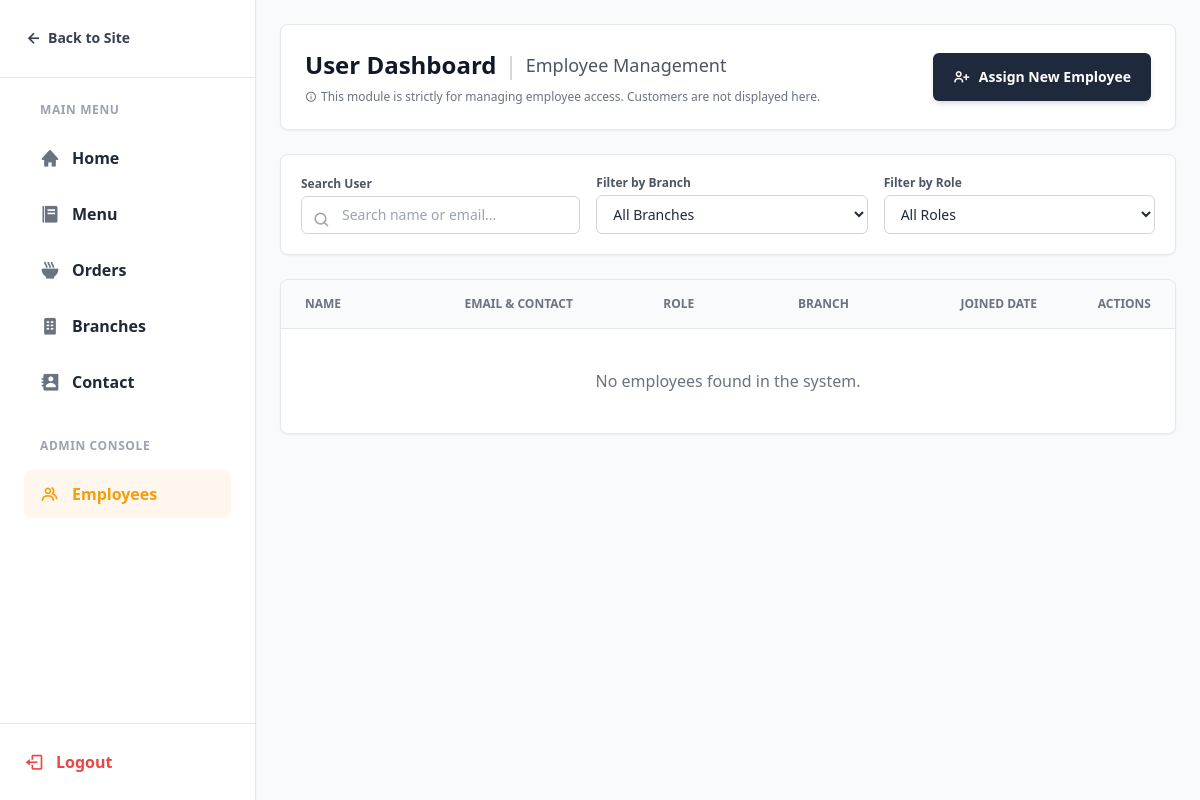
Page /dashboard/users.php (signed in) on the earlier database version.
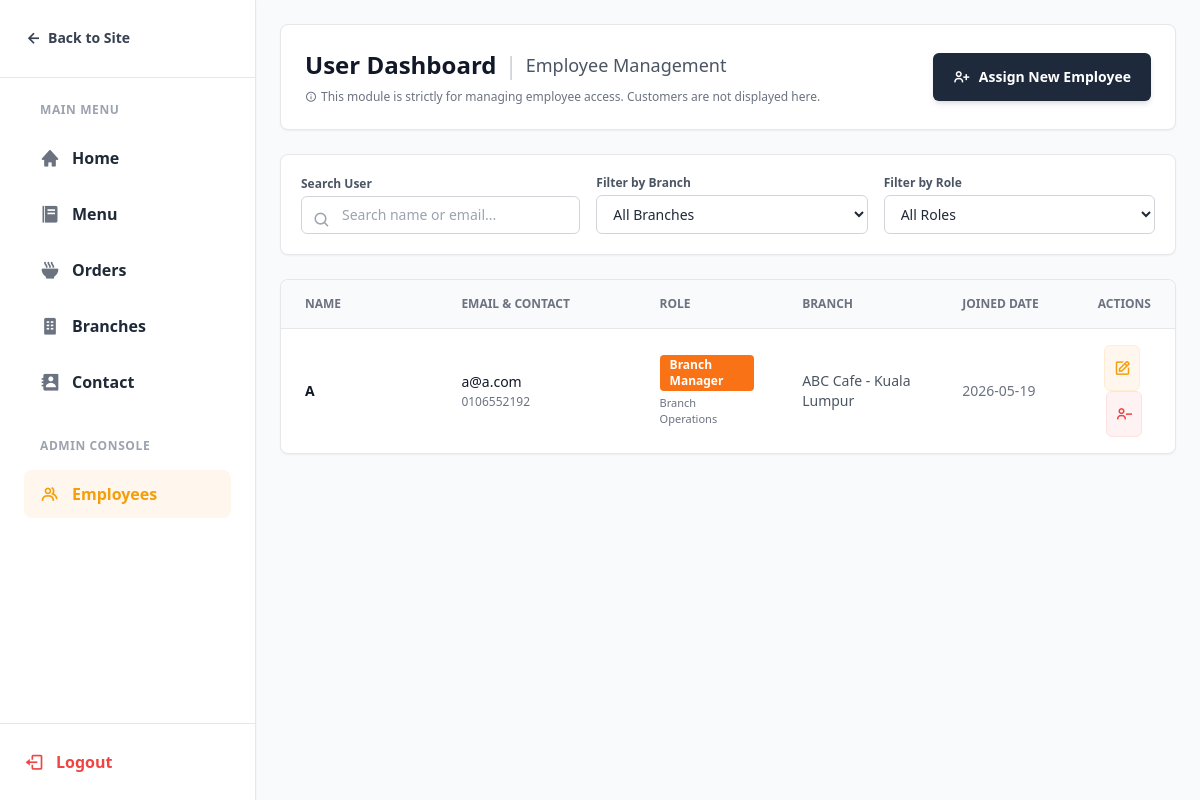
Same page on the later database version.
### tables this page shows
CREATE TABLE `employee` (
  `memberId` int(10) UNSIGNED NOT NULL,
  `branchId` int(10) UNSIGNED NOT NULL,
  `userId` int(10) UNSIGNED NOT NULL,
  `role` enum('Staff','Branch Manager','Admin') NOT NULL DEFAULT 'Staff',
  `createdAt` datetime NOT NULL DEFAULT current_timestamp() ON UPDATE current_timestamp()
);

CREATE TABLE `user` (
  `userId` int(10) UNSIGNED NOT NULL,
  `name` varchar(100) NOT NULL,
  `email` varchar(150) NOT NULL,
  `password` varchar(255) NOT NULL,
  `role` enum('customer','employee') NOT NULL DEFAULT 'customer',
  `contactNumber` varchar(20) NOT NULL,
  `address` varchar(255) DEFAULT NULL,
  `image` varchar(255) DEFAULT NULL,
  `createdAt` datetime NOT NULL DEFAULT current_timestamp() ON UPDATE current_timestamp()
);

CREATE TABLE `branch` (
  `branchId` int(10) UNSIGNED NOT NULL,
  `name` varchar(150) NOT NULL,
  `slug` varchar(100) NOT NULL,
  `image` varchar(255) DEFAULT NULL,
  `createdAt` datetime NOT NULL DEFAULT current_timestamp(),
  `address` varchar(255) DEFAULT NULL,
  `status` enum('Closed','Setup','Opening','Deprecated') NOT NULL DEFAULT 'Closed',
  `contactNumber` varchar(20) DEFAULT NULL,
  `startTime` varchar(10) DEFAULT NULL,
  `endTime` varchar(10) DEFAULT NULL,
  `state` enum('Johor','Kedah','Kelantan','Melaka','Negeri Sembilan','Pahang','Perak','Perlis','Pulau Pinang','Sabah','Sarawak','Selangor','Terengganu') DEFAULT NULL,
  `visibleStatus` enum('Visible','Invisible') NOT NULL DEFAULT 'Invisible'
);

### dashboard/users.php (the view, shortened to what the changed rows need)
<?php
$user_id = $_SESSION['userId'] ?? $_SESSION['user_id'] ?? null;
include "../database/fnbdb.php";
if (!isset($mysqli) || !$mysqli instanceof mysqli) {
    if (isset($conn) && $conn instanceof mysqli) {
        $mysqli = $conn;
    } elseif (isset($db) && $db instanceof mysqli) {
        $mysqli = $db;
    } elseif (isset($link) && $link instanceof mysqli) {
        $mysqli = $link;
    }
}
$employees = [];
$sql = "SELECT
            u.userId, u.name, u.email, u.contactNumber,
            e.role AS emp_role, e.branchId, DATE(e.createdAt) as joined_date,
            b.name AS branch_name
        FROM user u
        JOIN employee e ON u.userId = e.userId
        LEFT JOIN branch b ON e.branchId = b.branchId
        WHERE u.role = 'employee'
        ORDER BY e.createdAt DESC";
$res = $mysqli->query($sql);
if ($res) {
    while ($row = $res->fetch_assoc()) {
        $employees[] = $row;
    }
}
function getRoleBadge($role) {
    if ($role === 'Admin') {
        return ['color' => 'bg-red-500 text-white', 'desc' => 'Full Access'];
    } elseif ($role === 'Branch Manager') {
        return ['color' => 'bg-orange-500 text-white', 'desc' => 'Branch Operations'];
    } else {
        return ['color' => 'bg-green-500 text-white', 'desc' => 'Order Processing'];
    }
}
?>
<!DOCTYPE html>
<html lang="en">
<head>
    <script src="https://cdn.tailwindcss.com/3.4.16"></script>
    <link href='https://unpkg.com/boxicons@2.1.4/css/boxicons.min.css' rel='stylesheet'>
</head>
<body class="bg-gray-50 min-h-screen font-sans text-gray-800 flex">
    <div class="flex-1 overflow-x-hidden">
        <div class="p-6 max-w-7xl mx-auto">
            <div class="bg-white rounded-lg border border-gray-200 p-6 flex flex-col md:flex-row justify-between items-start md:items-center shadow-sm mb-6">
                <div>
                    <h1 class="text-2xl font-extrabold text-gray-900 flex items-center">
                        User Dashboard <span class="text-gray-300 font-normal mx-2">|</span> <span class="text-lg font-medium text-gray-600">Employee Management</span>
                    </h1>
                </div>
            </div>
            <div class="bg-white rounded-lg border border-gray-200 shadow-sm overflow-hidden">
                <div class="overflow-x-auto">
                    <table class="w-full text-left" id="employeeTable">
                        <thead>
                            <tr class="bg-gray-50 border-b border-gray-200 text-xs font-bold text-gray-500 uppercase">
                                <th class="px-6 py-4 w-1/5">Name</th>
                                <th class="px-6 py-4 w-1/4">Email & Contact</th>
                                <th class="px-6 py-4 w-1/6">Role</th>
                                <th class="px-6 py-4 w-1/5">Branch</th>
                                <th class="px-6 py-4 w-1/6">Joined Date</th>
                                <th class="px-6 py-4 text-center">Actions</th>
                            </tr>
                        </thead>
                        <tbody class="divide-y divide-gray-100">
                            <?php if (empty($employees)): ?>
                                <tr>
                                    <td colspan="6" class="px-6 py-10 text-center text-gray-500">
                                        No employees found in the system.
                                    </td>
                                </tr>
                            <?php else: ?>
                                <?php foreach ($employees as $emp): ?>
                                    <tr class="hover:bg-gray-50/50 transition emp-row">
                                        <td class="px-6 py-4 font-bold text-gray-900 emp-name text-sm">
                                            <?= htmlspecialchars($emp['name']) ?>
                                        </td>
                                        <td class="px-6 py-4 text-gray-500 emp-email text-sm">
                                            <div class="text-gray-900"><?= htmlspecialchars($emp['email']) ?></div>
                                            <div class="text-xs mt-0.5"><?= htmlspecialchars($emp['contactNumber'] ?: 'N/A') ?></div>
                                        </td>
                                        <td class="px-6 py-4 emp-role">
                                            <?php $badge = getRoleBadge($emp['emp_role']); ?>
                                            <div class="inline-block px-2.5 py-0.5 rounded text-xs font-bold <?= $badge['color'] ?>">
                                                <?= htmlspecialchars($emp['emp_role']) ?>
                                            </div>
                                            <div class="text-[11px] text-gray-500 mt-1"><?= $badge['desc'] ?></div>
                                        </td>
                                        <td class="px-6 py-4 text-gray-600 emp-branch text-sm font-medium">
                                            <?= htmlspecialchars($emp['branch_name'] ?: 'All Branches') ?>
                                        </td>
                                        <td class="px-6 py-4 text-gray-500 text-sm">
                                            <?= htmlspecialchars($emp['joined_date']) ?>
                                        </td>
                                        <td class="px-6 py-4 text-center">
                                            <button onclick="openEditModal(<?= $emp['userId'] ?>, '<?= htmlspecialchars(addslashes($emp['name'])) ?>', '<?= htmlspecialchars(addslashes($emp['contactNumber'] ?? '')) ?>', '<?= htmlspecialchars($emp['emp_role']) ?>', <?= $emp['branchId'] ?: 0 ?>)"
                                                class="text-primary hover:text-orange-600 transition p-2 bg-orange-50 rounded-md border border-orange-100 hover:bg-orange-100 mr-1" title="Edit Data & Permissions">
                                                <i class='bx bx-edit text-lg'></i>
                                            </button>
                                            <?php if ($emp['userId'] !== $user_id): ?>
                                                <button onclick="openRevokeModal(<?= $emp['userId'] ?>, '<?= htmlspecialchars(addslashes($emp['name'])) ?>')"
                                                    class="text-red-500 hover:text-red-700 transition p-2 bg-red-50 rounded-md border border-red-100 hover:bg-red-100" title="Revoke Access">
                                                    <i class='bx bx-user-minus text-lg'></i>
                                                </button>
                                            <?php endif; ?>
                                        </td>
                                    </tr>
                                <?php endforeach; ?>
                            <?php endif; ?>
                        </tbody>
                    </table>
                </div>
            </div>
        </div>
    </div>
</body>
</html>

Differences in the rows shown:
added employee: userId.name "A", userId.email "a@a.com", userId.contactNumber "0106552192", role "Branch Manager", role "Branch Operations", branchId.name "ABC Cafe - Kuala Lumpur", joined_date "2026-05-19"
Other differences:
text no longer shown: "No employees found in the system."
